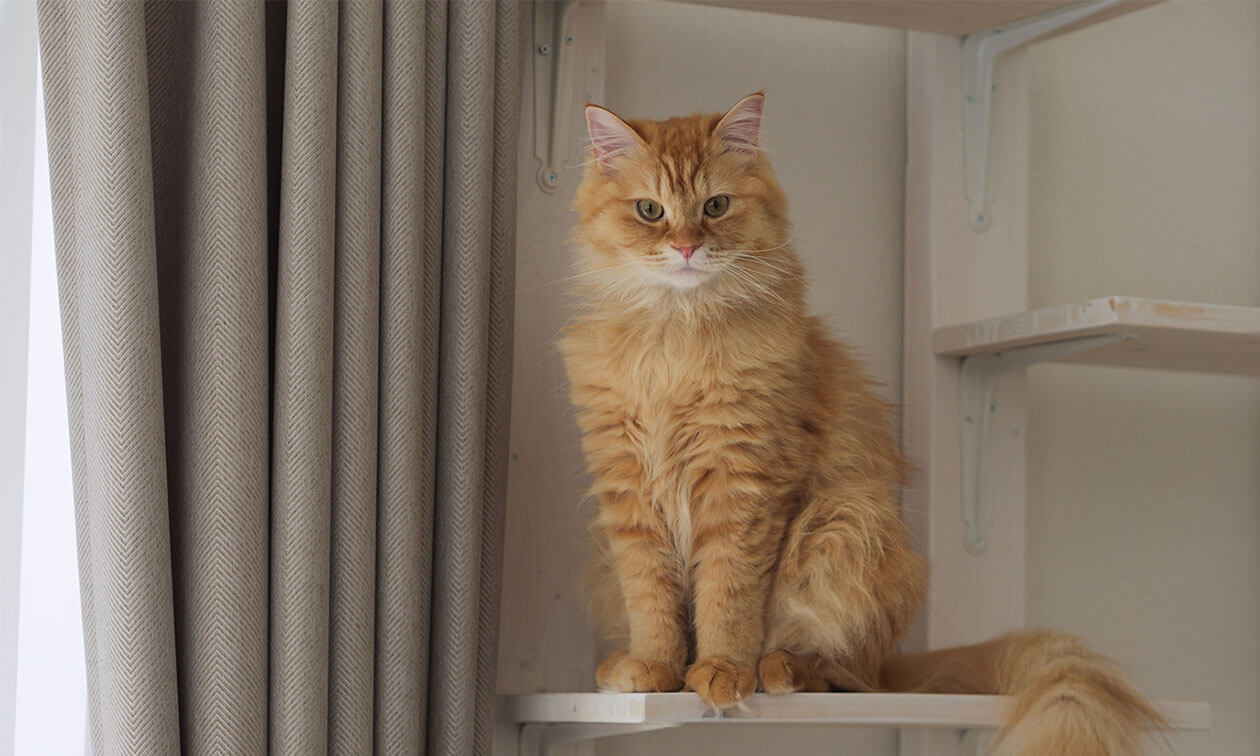
#> input picture version_1_yolov4_tiny/data/duduk15.jpg, 1260 x 756 px, given as the content of the folder /content/gdrive/MyDrive/dataset_cat_all, which was not available
$ jupyter execute --allow-errors cat_activity_detection.ipynb   (shell and % lines are left out)   (text cells are left out)
#> lines starting #> are read from the running program, lines starting #| are printed output that depends on the picture; pictures that were not available may be replaced by others from this repository, and a replacement may not be noted
[cell 1]
from google.colab import drive
drive.mount('/content/gdrive')

[cell 2]
#checking for corrupted files
import os
from PIL import Image

# Define the path to the folder containing images
input_folder = "/content/gdrive/MyDrive/dataset_cat_all"  # Change this to your folder path

# Process each image in the input folder
for image_name in os.listdir(input_folder):
    image_path = os.path.join(input_folder, image_name)

    try:
        # Try to open the image using Pillow
        with Image.open(image_path) as img:
#> img is the input picture: PIL image 1260x756 RGB; mean R, G, B 134.3, 119.7, 105.3
            print(f"{image_name} is valid.")
    except Exception as e:
        print(f"Failed to open {image_name}: {e}")

[cell 3]
#shrinking the size of each data
import cv2
import os
import shutil

# Define the paths to the input and output folders
input_folder = "/content/gdrive/MyDrive/dataset_cat_all"  # Change this to your folder path
output_folder = "/content/compressed_images"  # Change this to your output folder path
compression_quality = 80  # Set the compression quality (0 to 100)
size_threshold_kb = 500  # Size threshold in KB

# Create the output folder if it doesn't exist
os.makedirs(output_folder, exist_ok=True)

# Process each image in the input folder
for image_name in os.listdir(input_folder):
    image_path = os.path.join(input_folder, image_name)
    output_path = os.path.join(output_folder, image_name)

    # Check if the image size is above the threshold
    if os.path.getsize(image_path) > size_threshold_kb * 1024:  # Convert KB to bytes
        # Read the image
        image = cv2.imread(image_path)

        # Save the image with compression
        if image is not None:
            # Save the image with JPEG compression
            cv2.imwrite(output_path, image, [int(cv2.IMWRITE_JPEG_QUALITY), compression_quality])
        else:
            print(f"Failed to read {image_name}")
    else:
        # Copy the image without compression
        shutil.copy(image_path, output_path)
        print(f"{image_name} is smaller than {size_threshold_kb} KB, copied without compression.")

print("Image processing complete!")

[cell 4]
# Specify the folder with the images to be augmented
data = "/content/compressed_images"

# Specify the folder to save the augmented images
new_folder_path = os.path.join("/content", 'augmented_images')
os.makedirs(new_folder_path, exist_ok=True)
save_path = "/content/augmented_images"

[cell 5]
#image augmentation
# Perform augmentation for each image in the folder
for filename in os.listdir(data):
    if filename.endswith(".jpg"):
        # Load image
        img_path = os.path.join(data, filename)
        img = cv2.imread(img_path)
#> img: shape (756, 1260, 3)

        # Apply augmentation techniques to create new images
        hflipped_img = cv2.flip(img, 1)
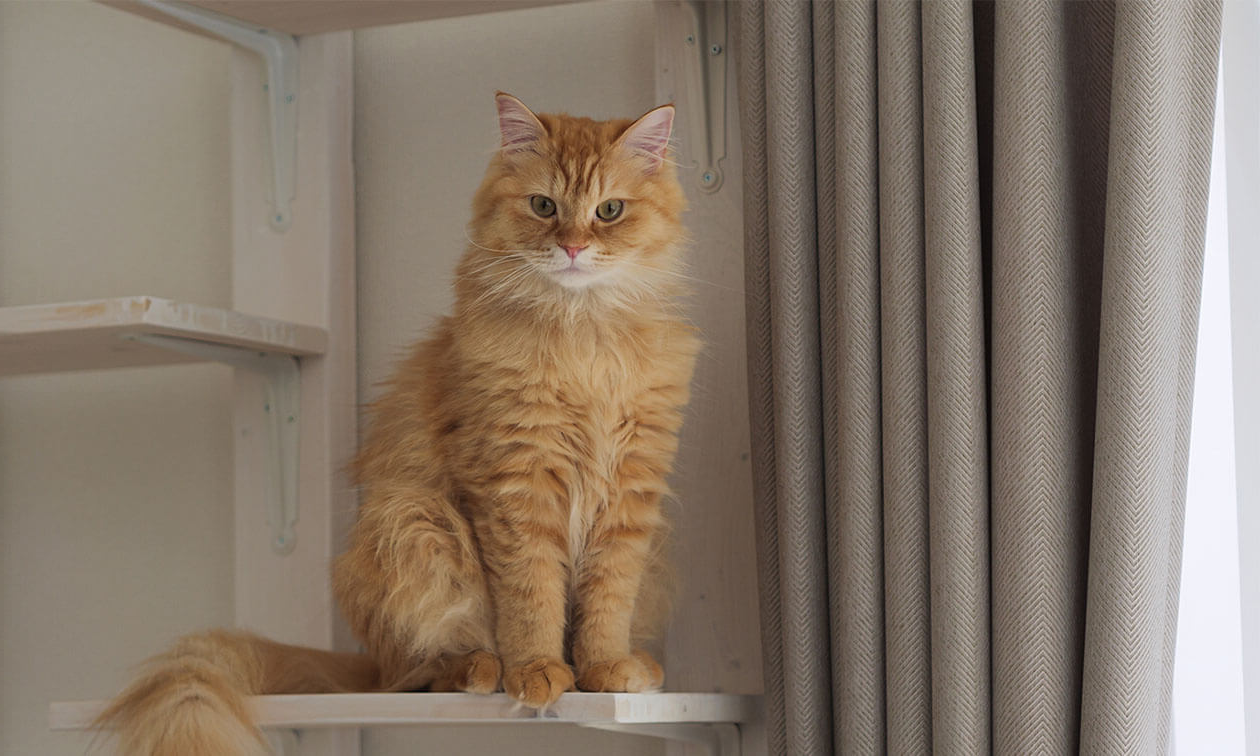
#> hflipped_img: shape (756, 1260, 3); mean B, G, R 105.3, 119.7, 134.3
        gray_img = cv2.cvtColor(img, cv2.COLOR_BGR2GRAY)
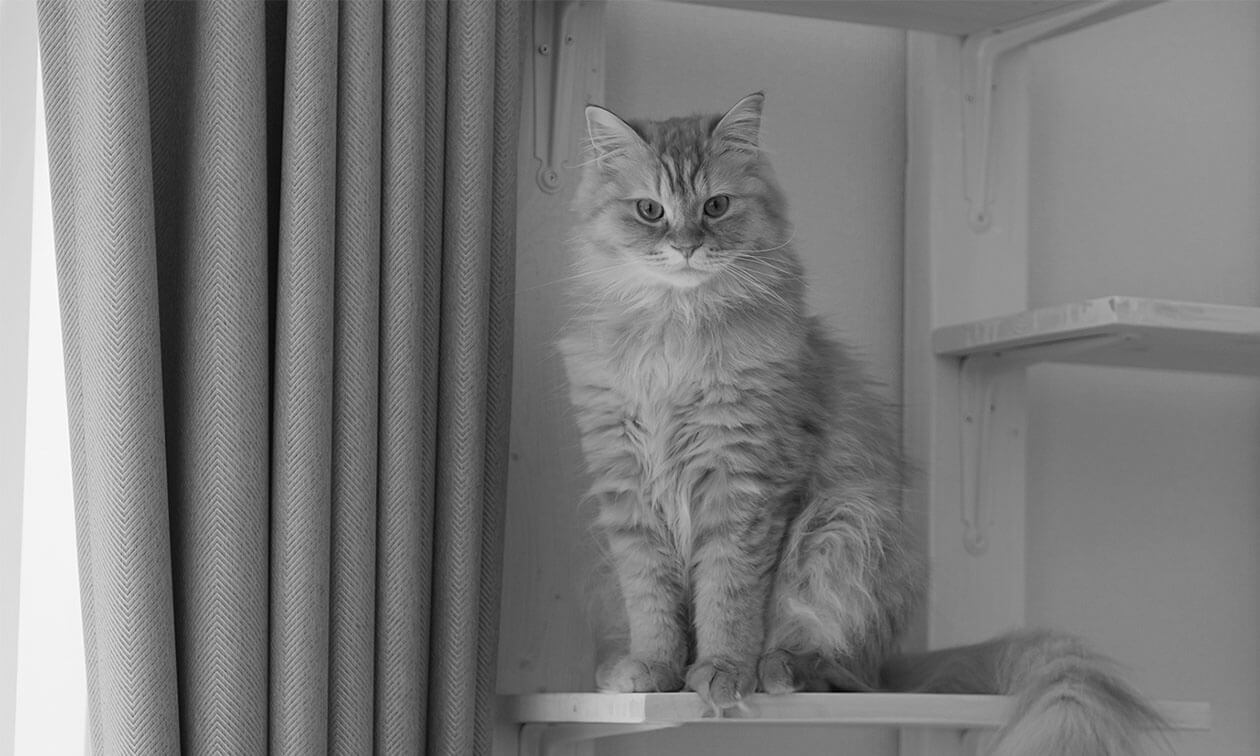
#> gray_img: shape (756, 1260); min 2, max 255, mean 122.4
        bright_img = cv2.convertScaleAbs(img, alpha=2, beta=0)
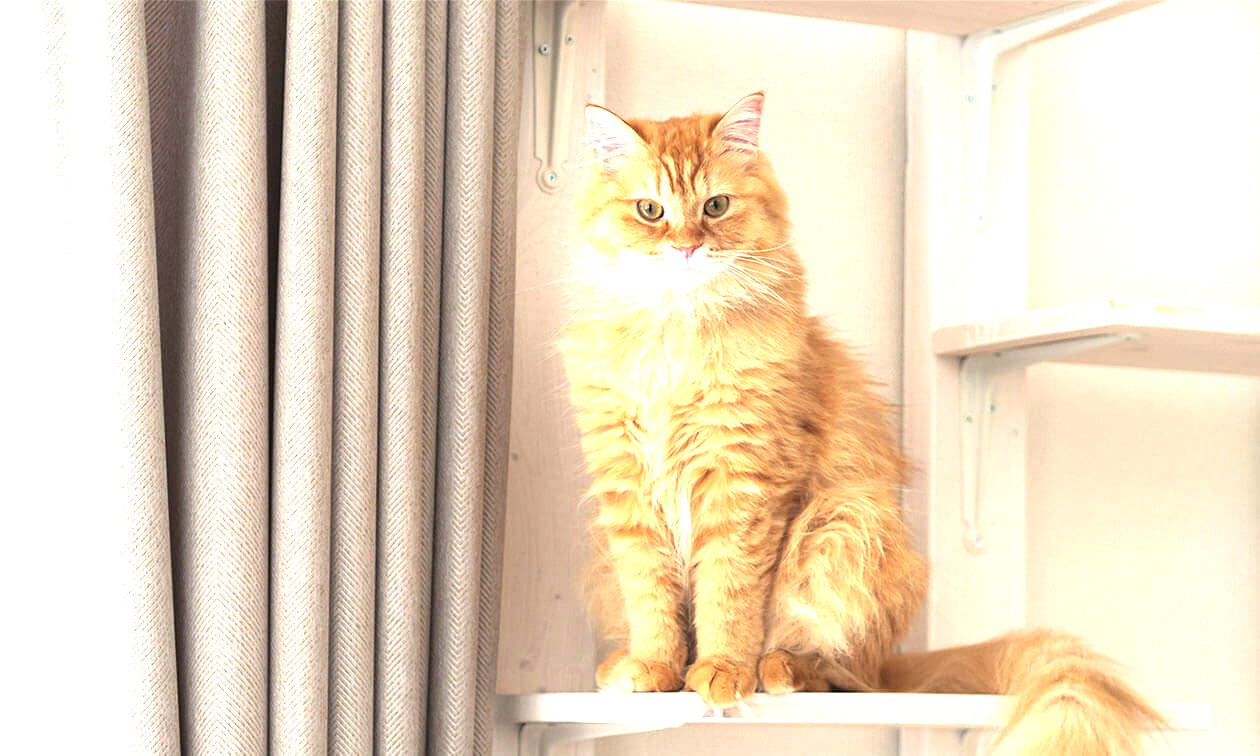
#> bright_img: shape (756, 1260, 3); mean B, G, R 193.1, 216.9, 233.4
        dark_img = cv2.convertScaleAbs(img, alpha=0.5, beta=0)
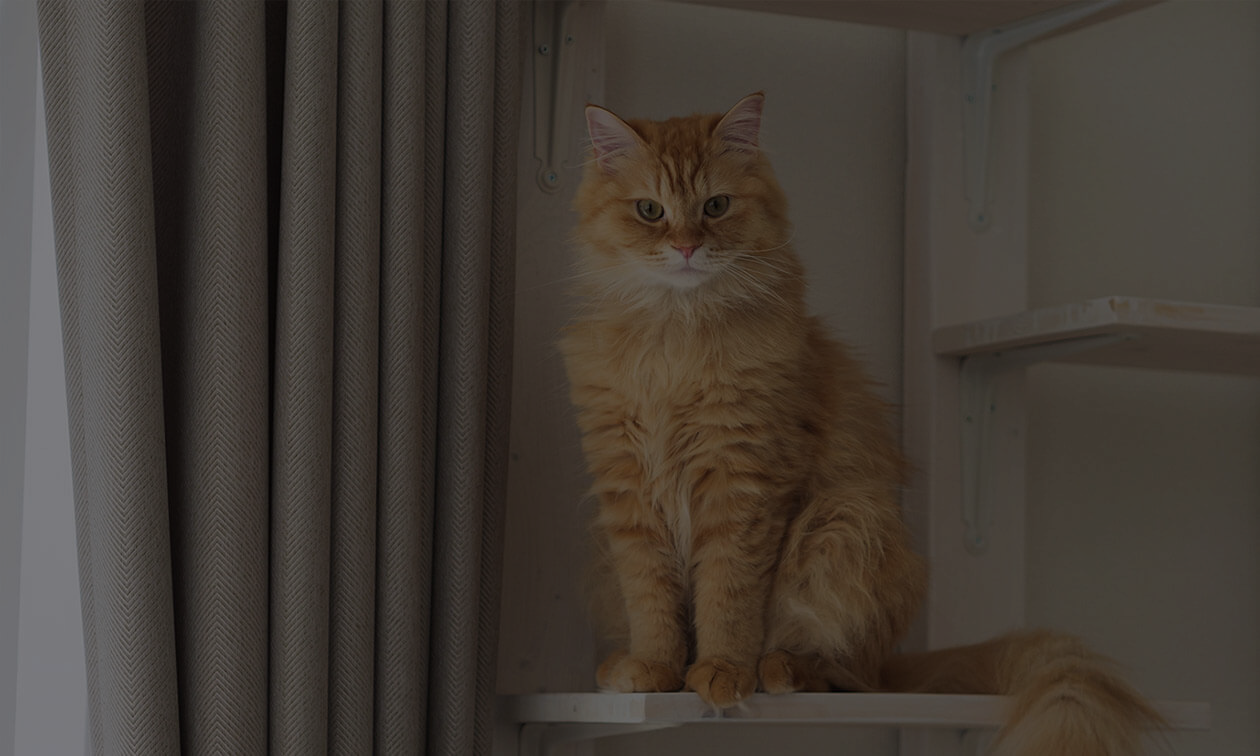
#> dark_img: shape (756, 1260, 3); mean B, G, R 52.7, 59.8, 67.1

        # Save new images
        new_filename_1 = "hflipped_" + filename
        new_filename_2 = "grayed_" + filename
        new_filename_3 = "bright_" + filename
        new_filename_4 = "dark_" + filename

        new_img_path_1 = os.path.join(save_path, new_filename_1)
        new_img_path_2 = os.path.join(save_path, new_filename_2)
        new_img_path_3 = os.path.join(save_path, new_filename_3)
        new_img_path_4 = os.path.join(save_path, new_filename_4)

        cv2.imwrite(new_img_path_1, hflipped_img)
        cv2.imwrite(new_img_path_2, gray_img)
        cv2.imwrite(new_img_path_3, bright_img)
        cv2.imwrite(new_img_path_4, dark_img)

print("Augmentation completed.")

[cell 6]
#zip the augmented_images folder and download it
from google.colab import files

# Define the path to the folder you want to download
output_filename = "augmented_images.zip"  # Name of the output zip file

# Create a zip file
#> (the rest of this cell did not finish here and is left out)

[cell 7]
#Cloning darknet from git repository

[cell 8]
# this creates a symbolic link so that now the path /content/gdrive/My\ Drive/ is equal to /mydrive

# list contents in yolov4-tiny folder in your drive

[cell 9]
# change makefile to have GPU and OPENCV enabled
# also set CUDNN, CUDNN_HALF and LIBSO to 1

%cd /content/darknet/

[cell 10]
# build darknet

[cell 11]
# Clean the data and cfg folders first except the labels folder

%cd data/
%cd ..

[cell 12]
#copy the datasets zip file to the root darknet folder

# unzip the datasets and their contents so that they are now in /darknet/data/ folder

[cell 13]
#copy the custom cfg file from the drive to the darknet/cfg folder

[cell 14]
# copy the obj.names and obj.data files so that they are now in /darknet/data/ folder

[cell 15]
#copy the process.py file from the drive to the darknet directory

[cell 16]
# run process.py ( this creates the train.txt and test.txt files in our darknet/data folder )

# list the contents of data folder to check if the train.txt and test.txt files have been created

[cell 17]
# Download the yolov4-tiny pre-trained weights file

[cell 18]
# train your custom detector!

[cell 19]
#to restart training your custom detector where you left off(using the weights that were saved last)

[cell 20]
# define helper function imShow
def imShow(path):
#> called with path = 'chart.png'
  import cv2
  import matplotlib.pyplot as plt
  %matplotlib inline

  image = cv2.imread(path)
  height, width = image.shape[:2]
#> height = 756; width = 1260
  resized_image = cv2.resize(image,(3*width, 3*height), interpolation = cv2.INTER_CUBIC)

  fig = plt.gcf()
  fig.set_size_inches(18, 10)
  plt.axis("off")
  plt.imshow(cv2.cvtColor(resized_image, cv2.COLOR_BGR2RGB))

[cell 21]
#only works if the training does not get interrupted
imShow('chart.png')

[cell 22]
#You can check the mAP for all the saved weights to see which gives the best results ( xxxx here is the saved weight number like 4000, 5000 or 6000 snd so on )

[cell 23]
# run your custom detector with this command (upload an image to your google drive to test, the thresh flag sets the minimum accuracy required for object detection)

imShow('predictions.jpg')
#> call 2 of imShow, with path = 'predictions.jpg'
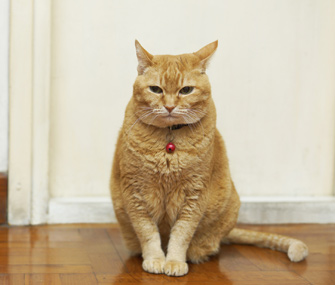
#> input picture version_1_yolov4_tiny/data/duduk18.jpg, 335 x 285 px, given in place of predictions.jpg, which was not available
#> in imShow, image is the input picture: shape (285, 335, 3); mean B, G, R 158.7, 185.2, 201
